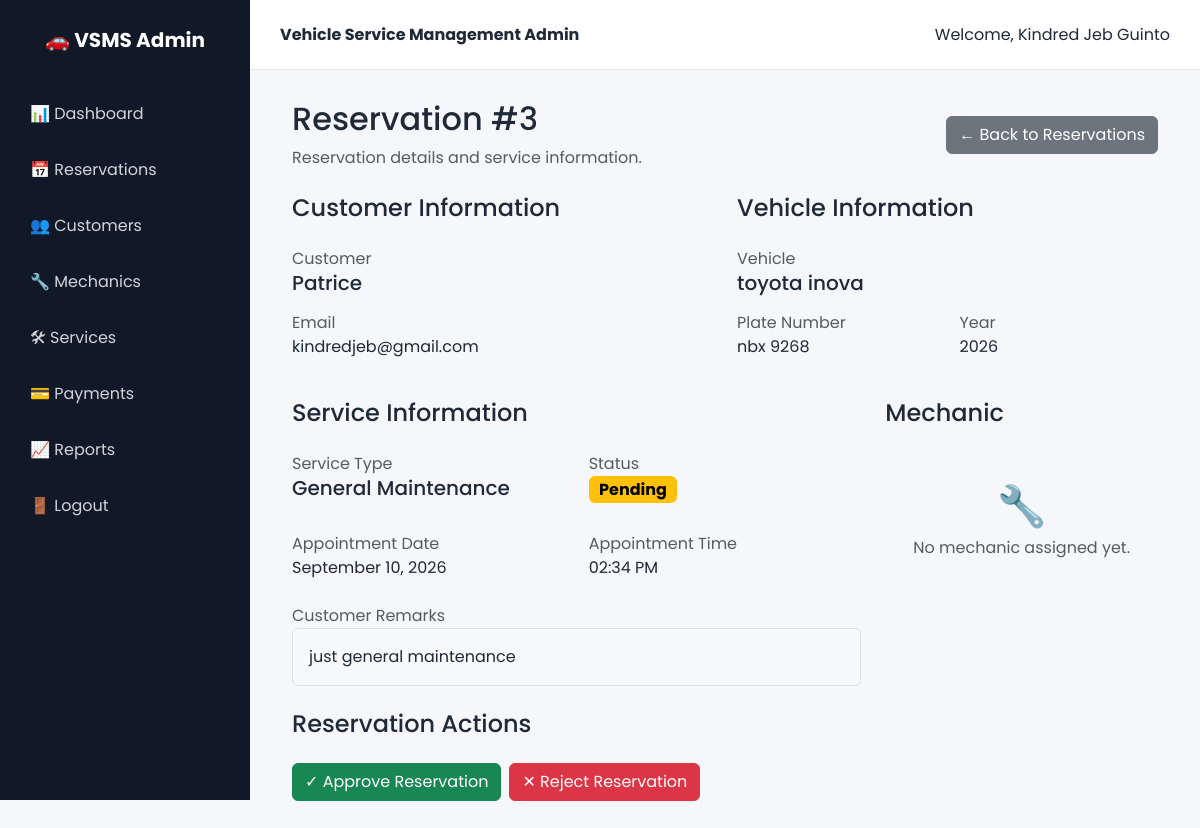
The app's page /vehicle-service-management-admin/reservation_view.php?id=3 (signed in) with its own data.
### tables this page shows
CREATE TABLE `reservations` (
  `id` int(11) NOT NULL,
  `user_id` int(11) NOT NULL,
  `vehicle_id` int(11) NOT NULL,
  `service_type` varchar(100) NOT NULL,
  `appointment_date` date NOT NULL,
  `appointment_time` time NOT NULL,
  `remarks` text DEFAULT NULL,
  `status` enum('Pending','Approved','In Progress','Completed','Cancelled') DEFAULT 'Pending',
  `mechanic_id` int(11) DEFAULT NULL,
  `created_at` timestamp NOT NULL DEFAULT current_timestamp()
);

CREATE TABLE `users` (
  `id` int(11) NOT NULL,
  `fullname` varchar(100) NOT NULL,
  `email` varchar(100) NOT NULL,
  `password` varchar(255) NOT NULL,
  `role` enum('customer','staff') DEFAULT 'customer',
  `created_at` timestamp NOT NULL DEFAULT current_timestamp()
);

CREATE TABLE `vehicles` (
  `id` int(11) NOT NULL,
  `user_id` int(11) NOT NULL,
  `brand` varchar(50) NOT NULL,
  `model` varchar(50) NOT NULL,
  `year` year(4) NOT NULL,
  `plate_number` varchar(20) NOT NULL,
  `color` varchar(30) DEFAULT NULL,
  `created_at` timestamp NOT NULL DEFAULT current_timestamp()
);

### vehicle-service-management-admin/reservation_view.php (the view, shortened to what this page needs)
<?php
include "includes/admin_header.php";
$reservation_id = intval(
    $_GET['id'] ?? 0
);
$query = "
    SELECT
        r.id,
        r.service_type,
        r.appointment_date,
        r.appointment_time,
        r.remarks,
        r.status,
        r.mechanic_id,
        r.created_at,
        u.fullname AS customer_name,
        u.email AS customer_email,
        v.brand,
        v.model,
        v.year,
        v.plate_number,
        v.color
    FROM reservations r
    INNER JOIN users u
        ON r.user_id = u.id
    INNER JOIN vehicles v
        ON r.vehicle_id = v.id
    WHERE r.id = ?
    LIMIT 1
";
$stmt = mysqli_prepare(
    $conn,
    $query
);
mysqli_stmt_bind_param(
    $stmt,
    "i",
    $reservation_id
);
mysqli_stmt_execute($stmt);
$result = mysqli_stmt_get_result($stmt);
$reservation = mysqli_fetch_assoc($result);
$status = $reservation['status'];
$status_class = 'secondary';
if ($status === 'Pending') {
    $status_class = 'warning';
} elseif ($status === 'Approved') {
    $status_class = 'primary';
} elseif ($status === 'In Progress') {
    $status_class = 'info';
} elseif ($status === 'Completed') {
    $status_class = 'success';
} elseif ($status === 'Cancelled') {
    $status_class = 'danger';
}
?>
<div class="container-fluid">
    <div class="d-flex justify-content-between align-items-center mb-4">
        <div>
            <h2>
                Reservation #<?= $reservation['id']; ?>
            </h2>
            <p class="text-muted mb-0">
                Reservation details and service information.
            </p>
        </div>
        <a
            href="reservations.php"
            class="btn btn-secondary"
        >
            ← Back to Reservations
        </a>
    </div>
    <div class="row g-4">
        <div class="col-lg-6">
            <div class="dashboard-card">
                <h4 class="mb-4">
                    Customer Information
                </h4>
                <div class="mb-3">
                    <label class="text-muted">
                        Customer
                    </label>
                    <h5>
                        <?= htmlspecialchars(
                            $reservation['customer_name']
                        ); ?>
                    </h5>
                </div>
                <div class="mb-3">
                    <label class="text-muted">
                        Email
                    </label>
                    <div>
                        <?= htmlspecialchars(
                            $reservation['customer_email']
                        ); ?>
                    </div>
                </div>
            </div>
        </div>
        <div class="col-lg-6">
            <div class="dashboard-card">
                <h4 class="mb-4">
                    Vehicle Information
                </h4>
                <div class="mb-3">
                    <label class="text-muted">
                        Vehicle
                    </label>
                    <h5>
                        <?= htmlspecialchars(
                            $reservation['brand']
                        ); ?>
                        <?= htmlspecialchars(
                            $reservation['model']
                        ); ?>
                    </h5>
                </div>
                <div class="row">
                    <div class="col-md-6 mb-3">
                        <label class="text-muted">
                            Plate Number
                        </label>
                        <div>
                            <?= htmlspecialchars(
                                $reservation[
                                    'plate_number'
                                ]
                            ); ?>
                        </div>
                    </div>
                    <div class="col-md-6 mb-3">
                        <label class="text-muted">
                            Year
                        </label>
                        <div>
                            <?= htmlspecialchars(
                                $reservation['year']
                            ); ?>
                        </div>
                    </div>
                </div>
            </div>
        </div>
        <div class="col-lg-8">
            <div class="dashboard-card">
                <h4 class="mb-4">
                    Service Information
                </h4>
                <div class="row">
                    <div class="col-md-6 mb-4">
                        <label class="text-muted">
                            Service Type
                        </label>
                        <h5>
                            <?= htmlspecialchars(
                                $reservation[
                                    'service_type'
                                ]
                            ); ?>
                        </h5>
                    </div>
                    <div class="col-md-6 mb-4">
                        <label class="text-muted">
                            Status
                        </label>
                        <div>
                            <span
                                class="badge text-bg-<?= $status_class; ?> fs-6"
                            >
                                <?= htmlspecialchars(
                                    $status
                                ); ?>
                            </span>
                        </div>
                    </div>
                    <div class="col-md-6 mb-4">
                        <label class="text-muted">
                            Appointment Date
                        </label>
                        <div>
                            <?= date(
                                'F d, Y',
                                strtotime(
                                    $reservation[
                                        'appointment_date'
                                    ]
                                )
                            ); ?>
                        </div>
                    </div>
                    <div class="col-md-6 mb-4">
                        <label class="text-muted">
                            Appointment Time
                        </label>
                        <div>
                            <?= date(
                                'h:i A',
                                strtotime(
                                    $reservation[
                                        'appointment_time'
                                    ]
                                )
                            ); ?>
                        </div>
                    </div>
                    <div class="col-12">
                        <label class="text-muted">
                            Customer Remarks
                        </label>
                        <div class="border rounded p-3 bg-light">
                            <?php if (
                                !empty(
                                    $reservation['remarks']
                                )
                            ): ?>
                                <?= nl2br(
                                    htmlspecialchars(
                                        $reservation[
                                            'remarks'
                                        ]
                                    )
                                ); ?>
                            <?php else: ?>
                                <span class="text-muted">
                                    No remarks provided.
                                </span>
                            <?php endif; ?>
                        </div>
                    </div>
                </div>
            </div>
        </div>
        <div class="col-lg-4">
            <div class="dashboard-card">
                <h4 class="mb-4">
                    Mechanic
                </h4>
                <?php if (
                    !empty(
                        $reservation['mechanic_id']
                    )
                ): ?>
                    <div class="alert alert-info">
                        Mechanic assigned.
                    </div>
                <?php else: ?>
                    <div class="text-center py-4">
                        <div class="fs-1">
                            🔧
                        </div>
                        <p class="text-muted mb-0">
                            No mechanic assigned yet.
                        </p>
                    </div>
                <?php endif; ?>
            </div>
        </div>
        <div class="col-12">
            <div class="dashboard-card">
                <h4 class="mb-4">
                    Reservation Actions
                </h4>
                <?php if ($status === 'Pending'): ?>
                    <div class="d-flex gap-2 flex-wrap">
                        <form
                            method="POST"
                            action="reservation_action.php"
                        >
                            <button
                                type="submit"
                                class="btn btn-success"
                                onclick="return confirm('Approve this reservation?');"
                            >
                                ✓ Approve Reservation
                            </button>
                        </form>
                        <form
                            method="POST"
                            action="reservation_action.php"
                        >
                            <button
                                type="submit"
                                class="btn btn-danger"
                                onclick="return confirm('Cancel this reservation?');"
                            >
                                ✕ Reject Reservation
                            </button>
                        </form>
                    </div>
                <?php elseif ($status === 'In Progress'): ?>
                    <div class="alert alert-info">
                        This service is currently in progress.
                    </div>
                <?php elseif ($status === 'Completed'): ?>
                    <div class="alert alert-success">
                        This service has been completed.
                    </div>
                <?php elseif ($status === 'Cancelled'): ?>
                    <div class="alert alert-danger">
                        This reservation has been cancelled.
                    </div>
                <?php endif; ?>
            </div>
        </div>
    </div>
</div>
<?php
include "includes/admin_footer.php";
?>

### vehicle-service-management-admin/css/admin.css (style rules this page uses)
* { box-sizing: border-box; }
body { margin: 0; font-family: 'Poppins', sans-serif; background: #f5f7fb; color: #1f2937; }

### records on screen
reservations: id "3", user.fullname "Patrice", user.email "kindredjeb@gmail.com", vehicle.brand "toyota", vehicle.model "inova", vehicle.plate_number "nbx 9268", vehicle.year "2026", service_type "General Maintenance", status "Pending", appointment_date "September 10, 2026", appointment_time "02:34 PM", remarks "just general maintenance"

### other values on screen
$_SESSION['admin_name'] "Kindred Jeb Guinto"
